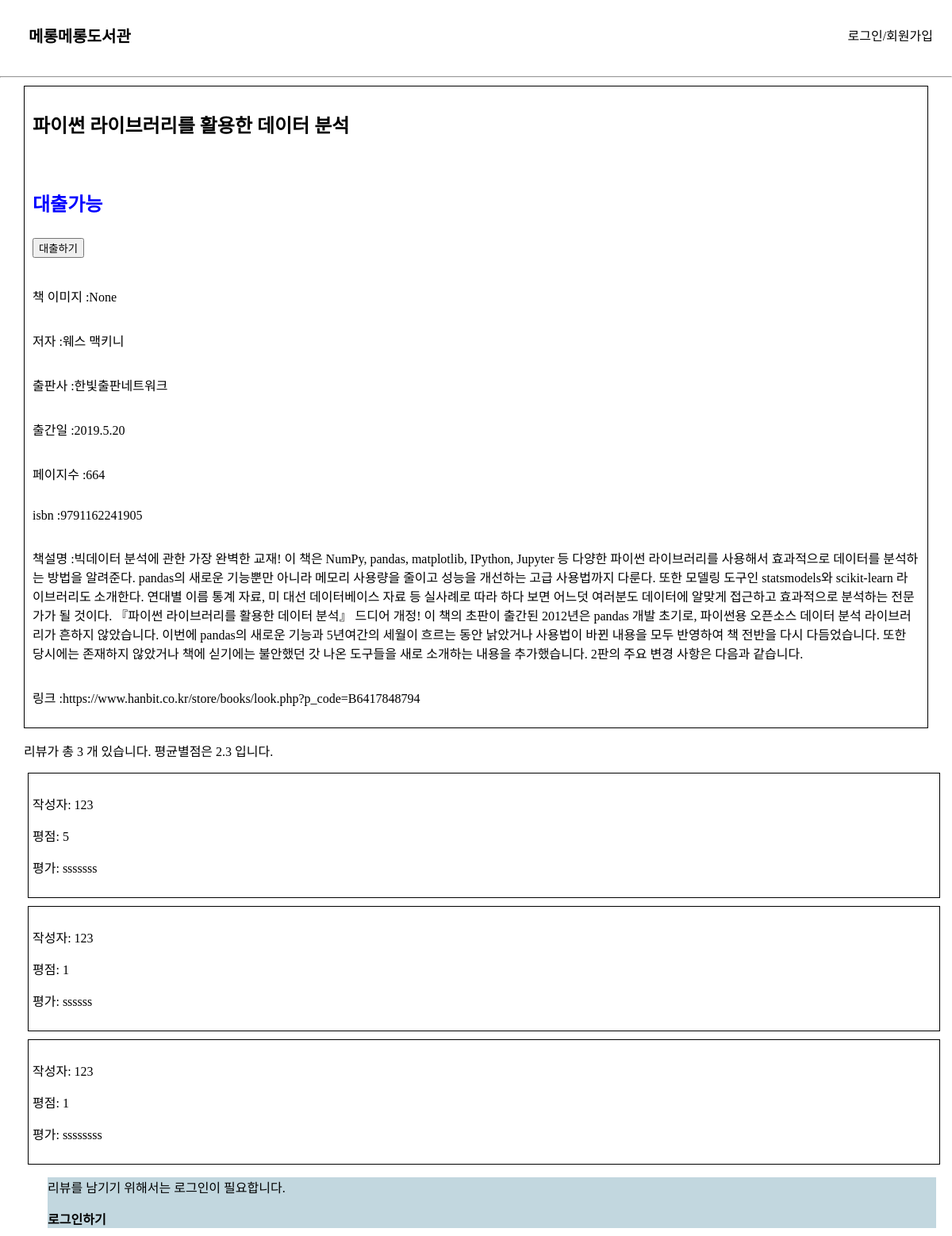
The page /book_info/30 on the database as committed earlier.
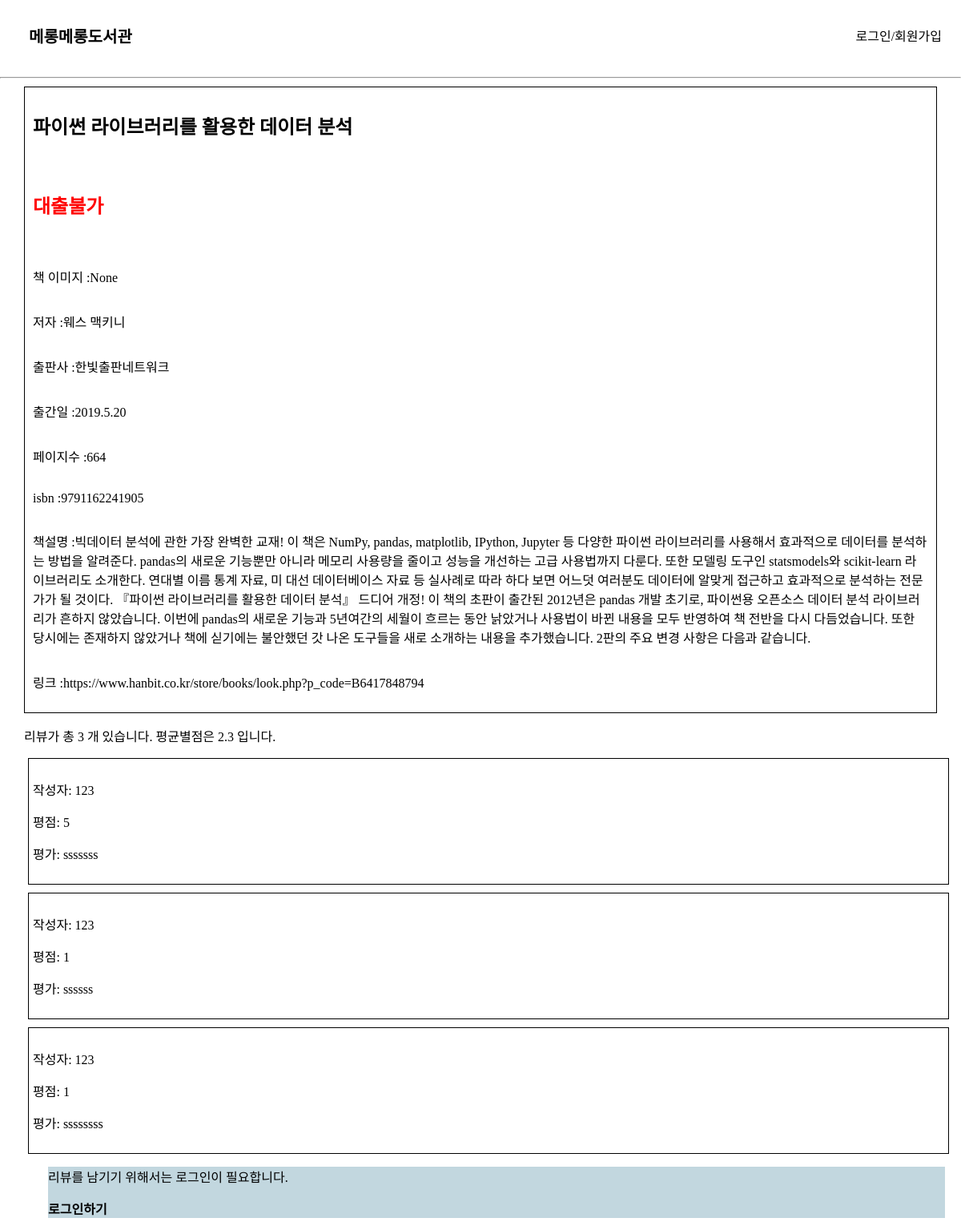
The same page on the database as committed later.
### elicelibrary/views/book_api.py (the view)
@book.route('/book_info/<int:book_id>', methods=["GET"])
def book_detail(book_id):
    book_info = Book.query.filter(Book.id == book_id).first()
    book_review = Review.query.filter(Review.isbn == book_info.isbn).all()
    rating_sum, rating_avg = 0, 0
    if book_review :
        for review in book_review:
            rating_sum += review.rating
        rating_avg = round(rating_sum / len(book_review), 1)
    return render_template("book_detail.html", book = book_info, review_list = book_review, rating_avg = rating_avg, review_cnt = len(book_review))

### elicelibrary/templates/book_detail.html (shortened to what this page needs)
{% extends 'base.html' %}
{% block content %}
<div class="book-detail-info-container">
<h2> {{ book.title }}</h2>
<h2>
    {% if book.book_status == "1" %}
    <p style="color: blue;">대출가능</p>
    <form action="{{ url_for('book.checkout', book_id=book.id) }}" method="post">
        <input class='checkout-btn' type="submit" value="대출하기">
    </form>
    {% else %}
    <p style="color: red;">대출불가</p>
    {% endif %}
</h2>
<p> 책 이미지 :{{ book.book_img }}</p>
<p> 저자 :{{ book.author }}</p>
<p> 출판사 :{{ book.publisher }}</p>
<p> 출간일 :{{ book.publication_date }}</p>
<p> 페이지수 :{{ book.pages }}</p>
<p> isbn :{{ book.isbn }}</p>
<p> 책설명 :{{ book.description }}</p>
<p> 링크 :{{ book.book_link }}</p>
</div>
<div class="review-container">
    <p>리뷰가 총 {{ review_cnt }} 개 있습니다. 평균별점은 {{ rating_avg }} 입니다. </p>
    {% for review in review_list %}
    <div class="review">
        <p>작성자: {{ review.user_id }}</p>
        <p>평점: {{ review.rating }}</p>
        <p>평가: {{ review.content }}</p>
    </div>
    {% endfor %}
{% if session['login_id'] %}
<h3>리뷰 작성</h3>
<form action="{{ url_for('book.write_review', book_id=book.id) }}" method="post">
    <select name="star">
        <option value="1">1점</option>
        <option value="2">2점</option>
        <option value="3">3점</option>
        <option value="4">4점</option>
        <option value="5">5점</option>
    </select>
    <div class="form-group">
        <label for="review">리뷰</label>
        <input class="form-control" name="review" id="review" placeholder="리뷰를 작성해주세요."></input>
    </div>
    <input class="btn btn-primary" type="submit" value="리뷰 올리기">
</form>
{% else %}
<div class="login-for-review">
<p>리뷰를 남기기 위해서는 로그인이 필요합니다.</p>
<a href="{{ url_for('user.login')}}" style="font-weight: bold;">로그인하기</a>
</div>
</div>
{% endif %}
{% endblock %}

Rows that differ between the two databases and show on the page:
changed Book "파이썬 라이브러리를 활용한 데이터 분석": book_status "1" → "0" (drawn)
Other text that changed with them:
form field value: "대출하기" → (not shown)
text no longer shown: "대출가능"
text now shown: "대출불가"
